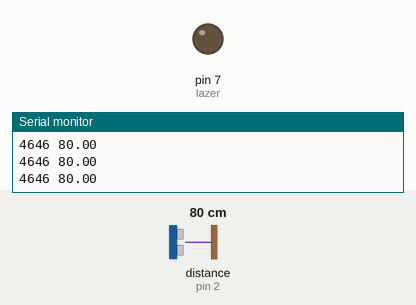
Simulated run of this sketch. Board: Arduino Uno, built with avr-gcc and run on an emulated ATmega328P. Parts: output pins drawn as LEDs (lit = HIGH), the last lines printed to the serial monitor. Wiring (inferred from the names in the program): ultrasonic range finder: trigger pin 3; echo pin 2. Inputs (shaded band) come from the test bench; at power-on: distance to the obstacle (sensor on pin 2) 80 cm. The echo pulse lasts 58.3 µs per cm; pins used as bus, display or sensor lines are not drawn.

Above: at 1.2 s.
1.3 s: distance to the obstacle (sensor on pin 2) set to 17 cm
2.8 s: distance to the obstacle (sensor on pin 2) set to 13 cm
At 3.4 s:
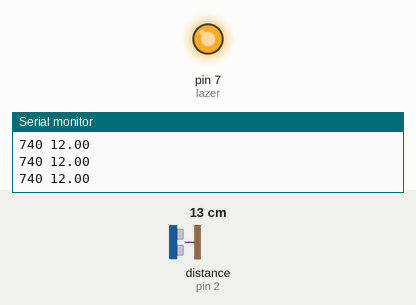
4.3 s: distance to the obstacle (sensor on pin 2) set to 18 cm
At 5.5 s:
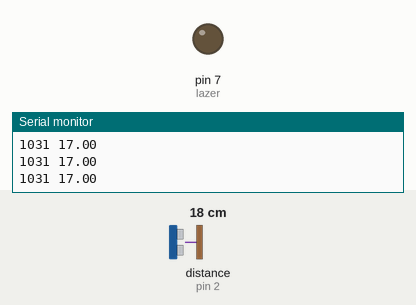
5.8 s: distance to the obstacle (sensor on pin 2) set to 2 cm
At 6.7 s:
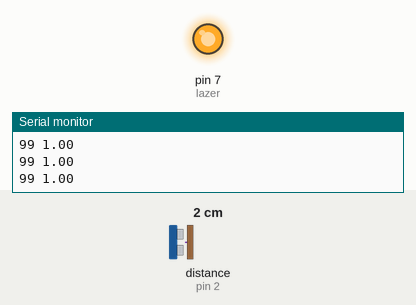
Timing chart, 0 to 8.3 s (numbered marks = the images above; inputs shaded):
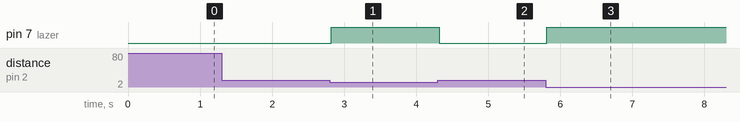

Measured:
- the behaviour switches between 16 and 15 cm on distance to the obstacle (sensor on pin 2) (found by bisection; images 0 and 1)
- after the input at 2.8 s, pin 7 (lazer): LOW → HIGH at once
- after the input at 4.3 s, pin 7 (lazer): HIGH → LOW at once
- after the input at 5.8 s, pin 7 (lazer): LOW → HIGH at once

The sketch:

test_sensor10.ino
```cpp
#define trig  3
#define echo  2
#define lazer 7

void setup()
{
 pinMode(trig,  OUTPUT);
 pinMode(echo,  INPUT);
 pinMode(lazer, OUTPUT);
 Serial.begin(9600);
}
unsigned long in_data= 0;
double cm = 0;
void loop()
{
 digitalWrite(trig, 0);
 delayMicroseconds(5);
 digitalWrite(trig, 1);
 delayMicroseconds(10);
 digitalWrite(trig, 0);
 in_data = pulseIn(echo, 1);
 cm = (in_data / 2) / 29,1;
 Serial.print(in_data);
 Serial.print(" ");
 Serial.print(cm);
 Serial.print('\n');
 if(cm < 15 )
 {
  digitalWrite(lazer, 1);
 }
 else
 {
  digitalWrite(lazer, 0);
 }
 //delay(1000);
}
```
